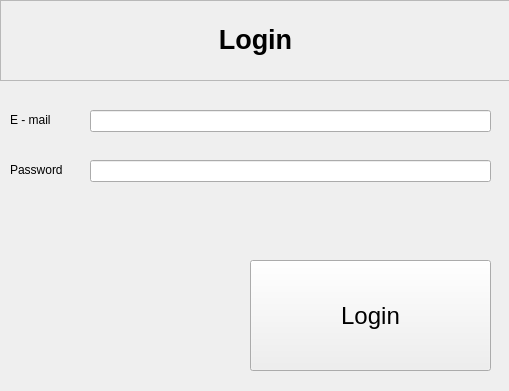
<?xml version="1.0" encoding="UTF-8"?>
<ui version="4.0">
 <class>Login</class>
 <widget class="QWidget" name="Login">
  <property name="geometry">
   <rect>
    <x>0</x>
    <y>0</y>
    <width>509</width>
    <height>391</height>
   </rect>
  </property>
  <property name="windowTitle">
   <string>Login</string>
  </property>
  <widget class="QFrame" name="frame">
   <property name="geometry">
    <rect>
     <x>0</x>
     <y>0</y>
     <width>511</width>
     <height>81</height>
    </rect>
   </property>
   <property name="styleSheet">
    <string notr="true">background-color: &quot;green&quot;
</string>
   </property>
   <property name="frameShape">
    <enum>QFrame::StyledPanel</enum>
   </property>
   <property name="frameShadow">
    <enum>QFrame::Raised</enum>
   </property>
   <widget class="QLabel" name="label">
    <property name="geometry">
     <rect>
      <x>0</x>
      <y>-1</y>
      <width>511</width>
      <height>81</height>
     </rect>
    </property>
    <property name="font">
     <font>
      <pointsize>20</pointsize>
      <weight>75</weight>
      <bold>true</bold>
     </font>
    </property>
    <property name="text">
     <string>Login</string>
    </property>
    <property name="alignment">
     <set>Qt::AlignCenter</set>
    </property>
   </widget>
  </widget>
  <widget class="QLineEdit" name="emailEdit">
   <property name="geometry">
    <rect>
     <x>90</x>
     <y>110</y>
     <width>401</width>
     <height>22</height>
    </rect>
   </property>
  </widget>
  <widget class="QLineEdit" name="passwordEdit">
   <property name="geometry">
    <rect>
     <x>90</x>
     <y>160</y>
     <width>401</width>
     <height>22</height>
    </rect>
   </property>
   <property name="echoMode">
    <enum>QLineEdit::Password</enum>
   </property>
  </widget>
  <widget class="QLabel" name="label_2">
   <property name="geometry">
    <rect>
     <x>10</x>
     <y>110</y>
     <width>111</width>
     <height>20</height>
    </rect>
   </property>
   <property name="text">
    <string>E - mail</string>
   </property>
  </widget>
  <widget class="QLabel" name="label_3">
   <property name="geometry">
    <rect>
     <x>10</x>
     <y>160</y>
     <width>101</width>
     <height>20</height>
    </rect>
   </property>
   <property name="text">
    <string>Password</string>
   </property>
  </widget>
  <widget class="QPushButton" name="loginButton">
   <property name="geometry">
    <rect>
     <x>250</x>
     <y>260</y>
     <width>241</width>
     <height>111</height>
    </rect>
   </property>
   <property name="font">
    <font>
     <pointsize>18</pointsize>
    </font>
   </property>
   <property name="text">
    <string>Login</string>
   </property>
  </widget>
  <widget class="QLabel" name="resultLabel">
   <property name="geometry">
    <rect>
     <x>10</x>
     <y>260</y>
     <width>181</width>
     <height>101</height>
    </rect>
   </property>
   <property name="text">
    <string/>
   </property>
   <property name="alignment">
    <set>Qt::AlignCenter</set>
   </property>
  </widget>
 </widget>
 <resources/>
 <connections/>
</ui>
